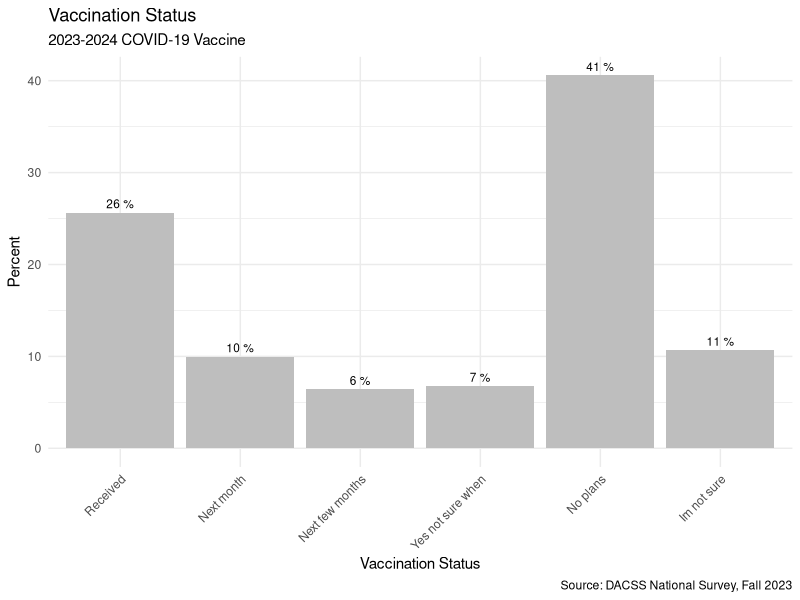
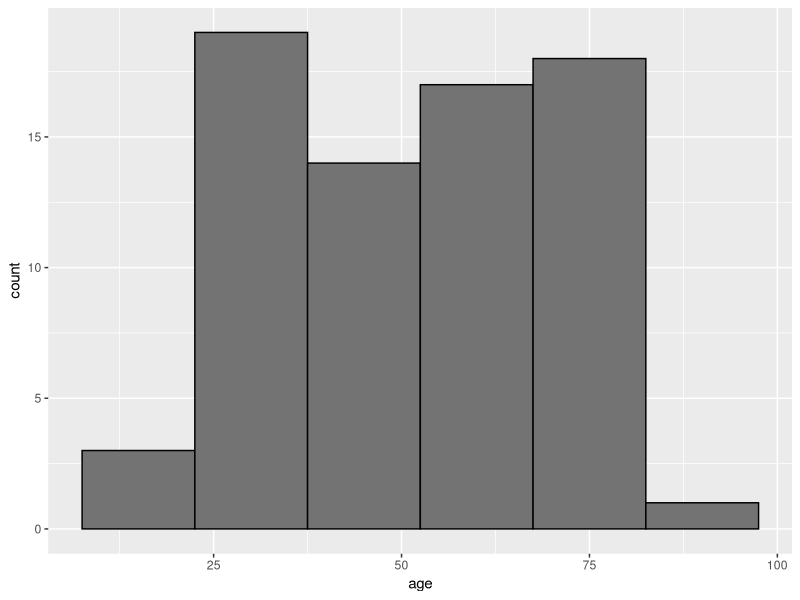
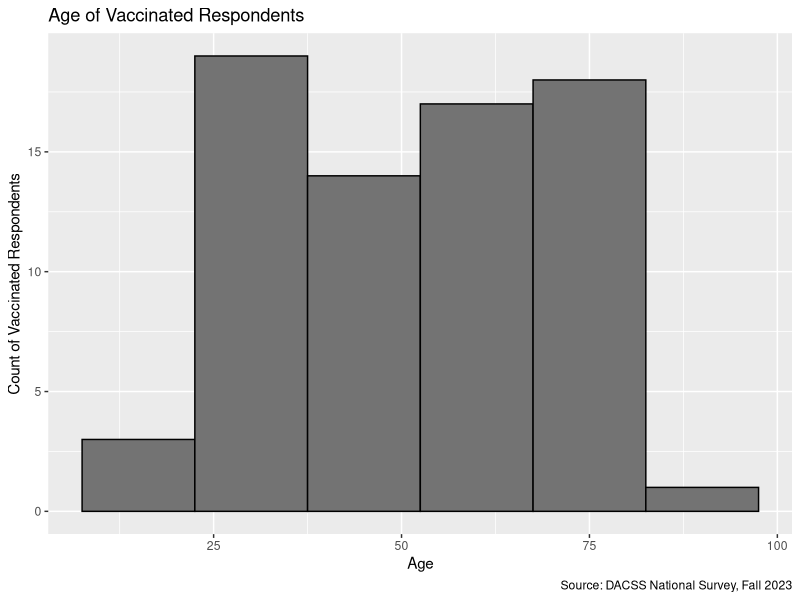
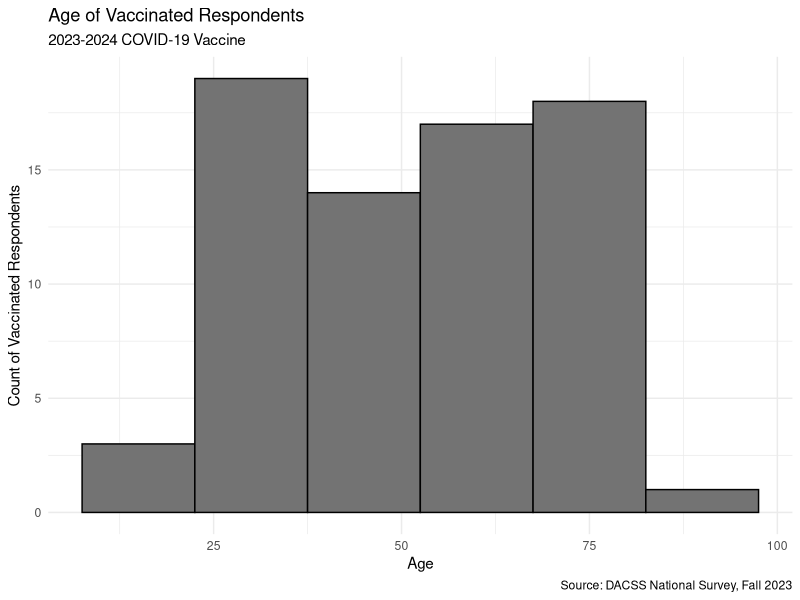
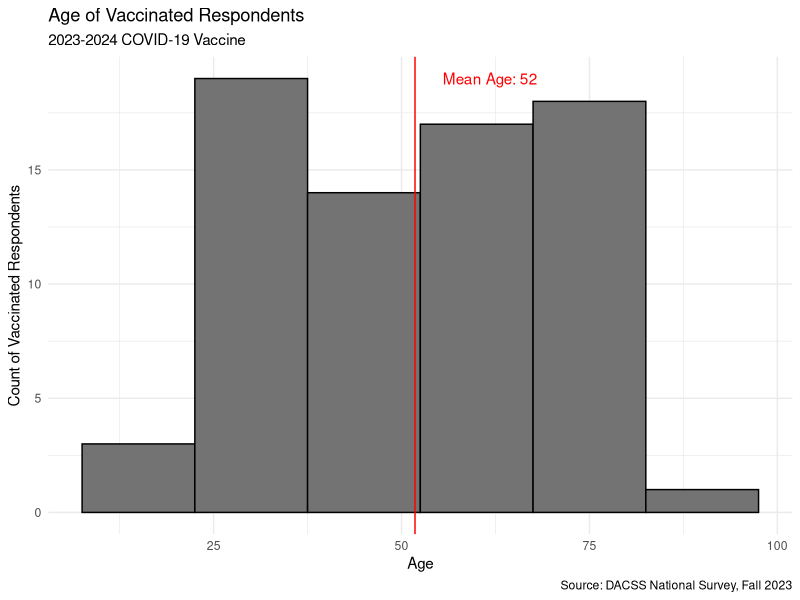
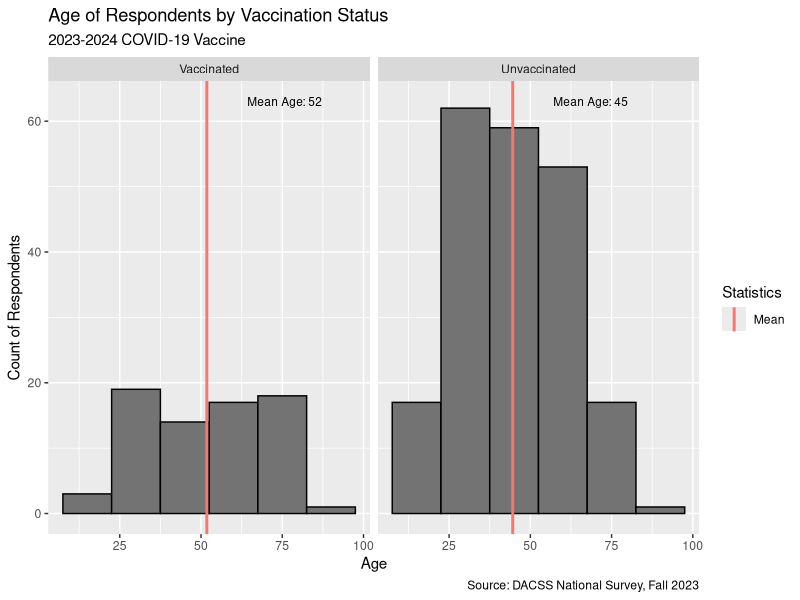
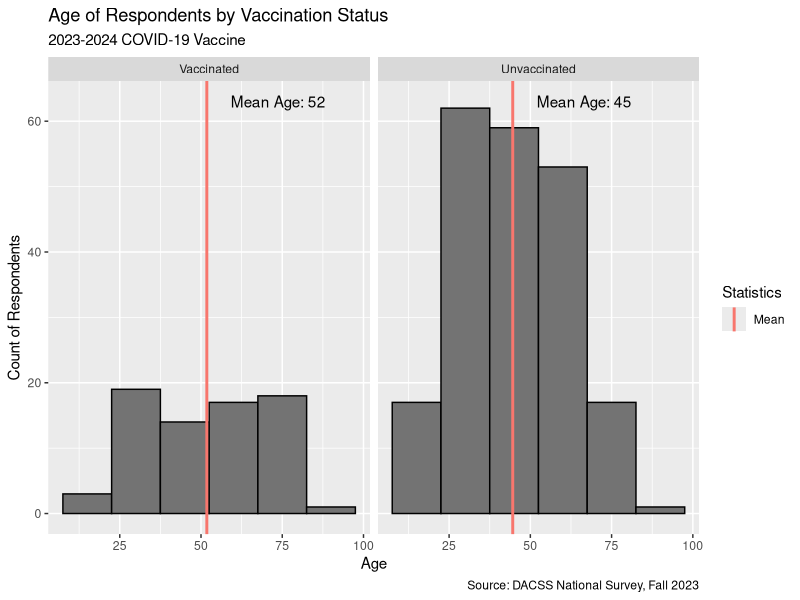
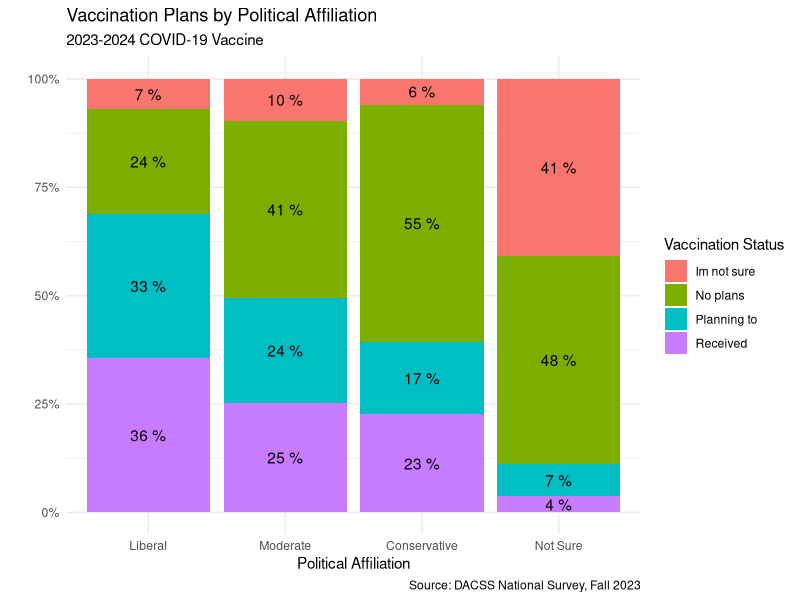

Source code (R) for these figures, in order: (Note: this script raises an error after producing the figures.)

# clean memory ------------------------------------------------------------
rm(list = ls())
library(ggplot2)
library(dplyr)


# read in data ------------------------------------------------------------
#set working directory

mydata = read.csv("Survey.csv")


# see data ----------------------------------------------------------


head(mydata)



# see data types ----------------------------------------------------------

str(mydata)
summary(mydata)



# deliverable 1 ----------------------------------------------------------
####################Vax Status Bar Chart########################

#summary table vax status and proportion table
absoluteVax <- table(mydata$NewVaxstatus,
                     exclude = 'nothing')
propVax=prop.table(absoluteVax)*100                     

absoluteVax 
propVax



#making data frame for graph
(VaxtableFreq=as.data.frame(absoluteVax))
names(VaxtableFreq)=c("VaxStatus","Count")
VaxtableFreq
VaxtableFreq$Percent=as.vector(propVax)
VaxtableFreq

#adding an order to the columns
VaxXAxisOrder <- c(6, 3, 2, 5, 1, 4)
VaxtableFreq$VaxXAxisOrder=as.vector(VaxXAxisOrder)

VaxtableFreq

#base GGPLOT2 starts with a "base", telling WHAT VARIABLES TO PLOT

#############FUNCTIONAL CONSOLIDATED CODE TO USE IN DASH#######################
vaxbase = ggplot(data = VaxtableFreq, aes(x = reorder(VaxStatus, VaxXAxisOrder), y = Percent)) +
  geom_bar(fill ="gray", stat = 'identity') + 
  geom_text(aes(label = paste(round(Percent), "%")), vjust = -0.5, size = 3) + 
  labs(x = "Vaccination Status", y = "Percent", caption = "Source: DACSS National Survey, Fall 2023") +
  ggtitle("Vaccination Status", subtitle = "2023-2024 COVID-19 Vaccine") + 
  theme_minimal() +
  theme(axis.text.x = element_text(angle = 45, hjust = 1))
  

vaxbase



# save vaxplot4 ----------------------------------------------------------
saveRDS(vaxbase, file = "VaxStatusBarChart.rds")


######################Age Histogram VAXXED RESPONDENTS#########################
barWIDTH=15
library(ggplot2)

VaxedData <- filter(mydata, NewVaxstatus == "Received")
y.AxisTextAge="Age"

VaxtitleText='Age of Vaccinated Respondents'
sub_titleText='2023-2024 COVID-19 Vaccine'
sourceText='Source: DACSS National Survey, Fall 2023'

AgeHistbase= ggplot(VaxedData)  
h1= AgeHistbase + geom_histogram(aes(x = age),
                          binwidth = barWIDTH,
                          color = "#000000",
                            fill= "gray45") 
h1=h1 + labs(y="count")
h1

histy.AxisTextAge="Count of Vaccinated Respondents"
histx.AxisTextAge="Age"

VaxAgeHist = h1 + labs(title=VaxtitleText, x = histx.AxisTextAge, y = histy.AxisTextAge, caption = sourceText) 
VaxAgeHist

VaxAgeHist = VaxAgeHist + ggtitle("Age of Vaccinated Respondents", subtitle = "2023-2024 COVID-19 Vaccine")


VaxAgeHist = VaxAgeHist + theme_minimal()

VaxAgeHist

#Adding in mean line and label
mn=mean(VaxedData$age,na.rm = T)
txtMean=paste0('Mean Age: ',round(mn))
txtMean

VaxAgeHist <- VaxAgeHist + geom_vline(xintercept = mn,color='red') + 
  annotate(geom = 'text',color='red',
           label=txtMean, # mean as text
           y = 19,
           x=mn+10,
           angle=0) 
VaxAgeHist



# save del2Draft ----------------------------------------------------------
saveRDS(VaxAgeHist, file = "VaxAgeHistFinal.rds")



######################Condolidated histogram code######################
######################FACET WRAP HISTOGRAM#############################

barWIDTH=15
library(ggplot2)
library(tidyr)

#relabeling Vaccination variable

mydata <- mutate(mydata, YNvaxStatus2 = recode(YNvaxStatus, 
                                                          `Yes` = "Vaccinated", 
                                                          `No` = "Unvaccinated"))
####Making Mean Data

mydata$YNvaxStatus2F <- factor(mydata$YNvaxStatus2, levels=c('Vaccinated', 'Unvaccinated'))
summary(mydata$YNvaxStatus2F)

df_mean <- mydata %>% 
  group_by(YNvaxStatus2F) %>% 
  summarise(Mean = mean(age)) %>% 
  pivot_longer(Mean, names_to = "Statistics", values_to = "Value")

df_mean

####Making Chart######

AgeHistbase = ggplot(mydata) + 
  geom_histogram(aes(x = age), binwidth = barWIDTH, color = "#000000", fill= "gray45") + 
  labs(y="Count of Respondents", x="Age", caption = "Source: DACSS National Survey, Fall 2023") +
  ggtitle("Age of Respondents by Vaccination Status", subtitle = "2023-2024 COVID-19 Vaccine") +
  facet_wrap(~YNvaxStatus2F) +
  geom_vline(data = df_mean, mapping = aes(xintercept = Value, color = Statistics), size = 1) +
  geom_text(data = df_mean, aes(x = (Value + 24), label = (paste0('Mean Age: ',round(df_mean$Value))), y = 63), size=3) 

AgeHistbase

# save Facet Wrap Histogram ----------------------------------------------------------
saveRDS(AgeHistbase, file = "VaxAgeHistDuo.rds")

########################################
#Duo Histogram Attempt 2
barWIDTH=15
library(ggplot2)
library(tidyr)

#relabeling Vaccination variable

mydata <- mutate(mydata, YNvaxStatus2 = recode(YNvaxStatus, 
                                               `Yes` = "Vaccinated", 
                                               `No` = "Unvaccinated"))
####Making New Variable

mydata$YNvaxStatus2F <- factor(mydata$YNvaxStatus2, levels=c('Vaccinated', 'Unvaccinated'))
summary(mydata$YNvaxStatus2F)

AgeHistbase2 = ggplot(mydata) + 
  geom_histogram(aes(x = age), binwidth = barWIDTH, color = "#000000", fill= "gray45") + 
  labs(y="Count of Respondents", x="Age", caption = "Source: DACSS National Survey, Fall 2023") +
  ggtitle("Age of Respondents by Vaccination Status", subtitle = "2023-2024 COVID-19 Vaccine") +
  facet_wrap(~YNvaxStatus2F) +
  geom_vline(data = mydata %>% 
               group_by(YNvaxStatus2F) %>%
               summarise(Mean = mean(age)) %>% 
               pivot_longer(Mean, names_to = "Statistics", values_to = "Value"), mapping = aes(xintercept = Value, color = Statistics), size = 1) + 
  geom_text(data = mydata %>%
              group_by(YNvaxStatus2F) %>% 
              summarise(Mean = mean(age)) %>%
              pivot_longer(Mean, names_to = "Statistics", values_to = "Value"), aes(x = (Value + 22), label = (paste0('Mean Age: ',round(Value))), y =  63))


AgeHistbase2
saveRDS(AgeHistbase2, file = "VaxAgeHistDuo2.rds")





# deliverable 3 Bivariate ----------------------------------------------------------
#########################Stacked Bar Chart#############################


###########Making data frame###############
(VaxedByPolitics = table(mydata$SimpleVaxStatus,mydata$SimplePolitical))
library(magrittr) # for %>%
(VaxedByPoliticsProp = (prop.table(VaxedByPolitics,
                            margin = 2)%>%round(.,3)))

VaxedByPoliticsDF = as.data.frame(VaxedByPolitics)

VaxedByPoliticsDF
names(VaxedByPoliticsDF)=c("VaxStatus","PoliticalAffiliation","counts")
VaxedByPoliticsDF$pctCol = as.data.frame(VaxedByPoliticsProp)[,3]
VaxedByPoliticsDF




#Reordering Political Affiliation Bar
VaxedByPoliticsDF$PoliticalAffiliationF <- factor(VaxedByPoliticsDF$PoliticalAffiliation, levels=c('Liberal', 'Moderate','Conservative','Not Sure'))
summary(VaxedByPoliticsDF$PoliticalAffiliationF)

summary(VaxedByPoliticsDF)

#####Making Chart############
library(scales)

stackedbase = ggplot(data=VaxedByPoliticsDF,aes(x= PoliticalAffiliationF, y=pctCol, fill = VaxStatus)) + 
  theme_minimal() +
  geom_bar(stat = "identity", position = 'stack') +
  geom_text(aes(label = paste(round((pctCol*100), 0), "%")), position = position_stack(vjust = 0.5)) + ####Labels showing incorrectly
  scale_y_continuous(labels = scales::percent) +
  labs(x = "Political Affiliation", y = "", fill = "Vaccination Status", caption = "Source: DACSS National Survey, Fall 2023") +
  ggtitle("Vaccination Plans by Political Affiliation", subtitle = "2023-2024 COVID-19 Vaccine") 

stackedbase

# save del3Draft ----------------------------------------------------------
saveRDS(stackedbase, file = "StackedBar2.rds")


############Region From GitHub##################
library(sf)

LinkGithub <- "https://github.com/reneezale/DataVizProject/raw/main/cb_2022_us_region_500k.json"
GitRegion_map = sf::read_sf(LinkGithub)
head(GitRegion_map)

head(mydata)

mydata4map <- mutate(mydata, SimpleVaxStatus_Num = recode(SimpleVaxStatus, 
                                                          `No plans` = "1", 
                                                          `Im not sure` = "2",
                                                          `Planning to` = "3",
                                                          `Received` = "4"))

mydata4map$SimpleVaxStatus_Num <- as.numeric(mydata4map$SimpleVaxStatus_Num)

head(mydata4map)

mydata4map %>%
  group_by(Region, State) %>%
  summarise_at(vars(SimpleVaxStatus_Num), list(counts=length, AvVax_perCap=mean)) -> mydata4map


mydata4map

library(dplyr)

# merge data into map ----------------------------------------------------------

myMapVaxregion=merge(GitRegion_map,mydata4map,by.x='NAME',"Region")

head(myMapVaxregion)
library(classInt)
# prepare plot

#basemapregion = ggplot(myMapVaxregion) + 
  #geom_sf(aes(fill=AvVax_perCap)) + 
  #scale_fill_viridis_c(direction = -1, labels = c("No plans", "Not sure", "Plan to", "Received")) +
  #labs (x="", y="", fill = "Average Vaccination Status", caption = "Source: DACSS National Survey, Fall 2023") + 
  #ggtitle("Average Vaccination Level by US Region", subtitle = "2023-2024 COVID-19 Vaccine")

#basemapregion

numberOfClasses <- 4
VarToCut <- myMapVaxregion$AvVax_perCap

VaxIntervals <- classInt::classIntervals(VarToCut, numberOfClasses,
                                         style = "jenks",
                                         dataPrecision=2)

myMapVaxregion$AvVax_perCap_cat=classInt::findCols(VaxIntervals,factor = T)

newNames=c("No plans","Not sure","Plan to","Received")

myMapVaxregion$AvVax_perCap_cat_labels = myMapVaxregion$AvVax_perCap_cat
levels(myMapVaxregion$AvVax_perCap_cat_labels)=newNames


basemapregion = ggplot(myMapVaxregion) + 
  geom_sf(aes(fill=AvVax_perCap_cat_labels)) + 
  scale_fill_brewer(palette = "Spectral") +
  labs (x="", y="", fill = "Average Vaccination Status", caption = "Source: DACSS National Survey, Fall 2023") + 
  ggtitle("Average Vaccination Level by US Region", subtitle = "2023-2024 COVID-19 Vaccine") +
  coord_sf(crs = st_crs(2163)) 

basemapregion

# save del4Draft ----------------------------------------------------------
saveRDS(basemapregion, file = "RegionVaxMap.rds")







##############################ARCHIVED PAST CODES#####################################################


region_map2=sf::read_sf("gz_2010_us_040_00_500k.json")
head(region_map2)
head(mydata)










############Region From GeoJson##################

region_map=sf::read_sf("cb_2022_us_region_500k2.json")
head(region_map)
head(mydata)

mydata4map <- mutate(mydata, SimpleVaxStatus_Num = recode(SimpleVaxStatus, 
                                                          `No plans` = "1", 
                                                          `Im not sure` = "2",
                                                          `Planning to` = "3",
                                                          `Received` = "4"))

mydata4map$SimpleVaxStatus_Num <- as.numeric(mydata4map$SimpleVaxStatus_Num)

head(mydata4map)

mydata4map %>%
  group_by(Region, State) %>%
  summarise_at(vars(SimpleVaxStatus_Num), list(counts=length, AvVax_perCap=mean)) -> mydata4map


mydata4map

library(dplyr)

# merge data into map ----------------------------------------------------------

myMapVaxregion=merge(region_map,mydata4map,by.x='NAME',"Region")

head(myMapVaxregion)
library(classInt)
# prepare plot

basemapregion = ggplot(myMapVaxregion) + 
  geom_sf(aes(fill=AvVax_perCap)) + 
  scale_fill_viridis_c(direction = -1, labels = c("No plans", "Not sure", "Plan to", "Received")) +
  labs (x="", y="", fill = "Average Vaccination Status", caption = "Source: DACSS National Survey, Fall 2023") + 
  ggtitle("Adoption of 2023-2024 COVID-19 Vaccine", subtitle = "Average Vaccination Level by Region")

basemapregion

# save del4Draft ----------------------------------------------------------
saveRDS(basemapregion, file = "RegionVaxMap.rds")

########################ATTEMPTING AND FAILING TO CROP OUT ISLANDS########################

#region_crop <- st_crop(region_map
                       #, xmin = -122.9, xmax = -122.5, ymin = 49.1, ymax = 49.3)

library(rnaturalearth)
library(rnaturalearthdata)

world <- ne_countries(scale = "medium", returnclass = "sf")
usa <- world[world$name == "United States, "]

region_map2 = sf::read_sf("cb_2022_us_region_500k2.json")
head(region_map2)

st_crs(region_map2)
st_crs(usa)
#stetting data sets to same CRS 

target_crs <- st_crs(usa)
st_crs(region_map2) <- target_crs
st_crs(region_map2)

st_crs(usa)
st_crs(region_map2)

# Simplify geometries
region_map2 <- st_simplify(region_map2, preserveTopology = TRUE, dTolerance = 0.1)

# Enable spatial indexing
region_map2 <- st_set_crs(region_map2, st_crs(usa))

###Crop map, takes a long time
region_crop <- sf::st_intersection(region_map2, usa)
ggplot(region_crop)
head(mydata)

mydata4map <- mutate(mydata, SimpleVaxStatus_Num = recode(SimpleVaxStatus, 
                                                          `No plans` = "1", 
                                                          `Im not sure` = "2",
                                                          `Planning to` = "3",
                                                          `Received` = "4"))

mydata4map$SimpleVaxStatus_Num <- as.numeric(mydata4map$SimpleVaxStatus_Num)

head(mydata4map)

mydata4map %>%
  group_by(Region, State) %>%
  summarise_at(vars(SimpleVaxStatus_Num), list(counts=length, AvVax_perCap=mean)) -> mydata4map


mydata4map

library(dplyr)

# merge data into map ----------------------------------------------------------

myMapVaxregion2 = merge(region_crop,mydata4map,by.x='NAME',"Region")

head(myMapVaxregion2)
library(classInt)
# prepare plot

basemapregion2 = ggplot(myMapVaxregion2) + 
  geom_sf(aes(fill=AvVax_perCap)) + 
  scale_fill_viridis_c(direction = -1, labels = c("No plans", "Not sure", "Plan to", "Received")) +
  labs (x="", y="", fill = "Average Vaccination Status", caption = "Source: DACSS National Survey, Fall 2023") + 
  ggtitle("Average Vaccination Level by US Region", subtitle = "2023-2024 COVID-19 Vaccine")

basemapregion2

#############DID NOT WORK######################


####################State Map NOT USING############################

library(sf)

state_map=sf::read_sf("cb_2022_us_state_500k.geojson")
head(state_map)
head(mydata)

str(mydata$SimpleVaxStatus)

mydata4map <- mutate(mydata, SimpleVaxStatus_Num = recode(SimpleVaxStatus, 
                                                          `No plans` = "1", 
                                                          `Im not sure` = "2",
                                                          `Planning to` = "3",
                                                          `Received` = "4"))

mydata4map$SimpleVaxStatus_Num <- as.numeric(mydata4map$SimpleVaxStatus_Num)

head(mydata4map)

mydata4map %>%
  group_by(Region, State) %>%
  summarise_at(vars(SimpleVaxStatus_Num), list(counts=length, AvVax_perCap=mean)) -> mydata4map


mydata4map

library(dplyr)

# merge data into map ----------------------------------------------------------
#mydataState=aggregate(data=mydata,Free.Lunch~County,FUN = mean)
myMapVax=merge(state_map,mydata4map,by.x='STUSPS',"State")

head(myMapVax)
library(classInt)
# prepare plot

basemapstate = ggplot(myMapVax) + 
  geom_sf(aes(fill=AvVax_perCap)) + 
  scale_fill_viridis_c(direction = -1, labels = c("No plans", "Not sure", "Plan to", "Received")) +
  labs (x="", y="", fill = "Average Vaccination Status", caption = "Source: DACSS National Survey, Fall 2023") + 
  ggtitle("Adoption of 2023-2024 COVID-19 Vaccine", subtitle = "Average Vaccination Level by Region")

basemapstate

# save del4Draft ----------------------------------------------------------
saveRDS(basemapstate, file = "VaxMapstate.rds")


#########################AGE HISTOGRAM NO PLANS RESPONDENTS################ 

barWIDTH=15
library(ggplot2)

VaxedData2 <- filter(mydata, NewVaxstatus == "No plans")
y.AxisTextAge="Age"

VaxtitleText='Age of Respondents with No Plans to Receive Updated Vaccine'
sub_titleText='Fall 2023'
sourceText='Source: DACSS National Survey, Fall 2023'

AgeHistbase= ggplot(VaxedData2)  
h1= AgeHistbase + geom_histogram(aes(x = age),
                                 binwidth = barWIDTH,
                                 color = "#000000",
                                 fill= "gray45") 
h1=h1 + labs(y="count")
h1

histy.AxisTextAge="Count of 'Vaccinate'No Plans' Respondents"
histx.AxisTextAge="Age"

VaxAgeHist2 = h1 + labs(title=VaxtitleText,
                        x = histx.AxisTextAge, 
                        y = histy.AxisTextAge,
                        caption = sourceText) 
VaxAgeHist2

VaxAgeHist2 = VaxAgeHist2 + ggtitle("Age of Respondents with No Plans to Receive Updated Vaccine", subtitle = "2023-2024 COVID-19 Vaccine")

VaxAgeHist2 = VaxAgeHist2 + theme_minimal()

VaxAgeHist2

#Adding in mean line and label
mn2 =mean(VaxedData2$age,na.rm = T)
txtMean2 =paste0('Mean Age: ',round(mn2))
txtMean2

VaxAgeHist2 <- VaxAgeHist2 + geom_vline(xintercept = mn2,color='red') + 
  annotate(geom = 'text',color='red',
           label=txtMean2, # mean as text
           y = 38,
           x=mn2+10,
           angle=0) 
VaxAgeHist2

# save del2Draft ----------------------------------------------------------
saveRDS(VaxAgeHist2, file = "VaxAgeHistFinalNoVax.rds")


head(mydata)

(VaxedByRegion = table(mydata$SimpleVaxStatus,mydata$Region))
library(magrittr) # for %>%
(VaxedByRegionProp = (prop.table(VaxedByRegion,
                                   margin = 2)%>%round(.,3)))

VaxedByRegionDF = as.data.frame(VaxedByRegion)

VaxedByRegionDF
names(VaxedByRegionDF)=c("VaxStatus","Region","counts")
VaxedByRegionDF$pctCol = as.data.frame(VaxedByRegionProp)[,3]
VaxedByRegionDF

#Reordering Political Affiliation Bar
#VaxedByPoliticsDF$PoliticalAffiliationF <- factor(VaxedByPoliticsDF$PoliticalAffiliation, levels=c('Liberal', 'Moderate','Conservative','Not Sure'))
#summary(VaxedByPoliticsDF$PoliticalAffiliationF)

#summary(VaxedByPoliticsDF)

#####Making Chart############
library(scales)


stackedbaseregion = ggplot(data= VaxedByRegionDF,aes(x= Region, y=pctCol, fill = VaxStatus, na.rm = TRUE)) + 
  theme_minimal() +
  geom_bar(stat = "identity", position = 'stack') +
  geom_text(aes(label = paste(round((pctCol*100), 0), "%")), position = position_stack(vjust = 0.5)) + ####Labels showing incorrectly
  scale_y_continuous(labels = scales::percent) +
  labs(x = "Political Affiliation", y = "", fill = "Vaccination Status", caption = "Source: DACSS National Survey, Fall 2023") +
  ggtitle("Vaccination Plans by Political Affiliation", subtitle = "2023-2024 COVID-19 Vaccine") 

stackedbaseregion

# save del3Draft ----------------------------------------------------------
saveRDS(stackedbaseregion, file = "StackedBarRegion.rds")
